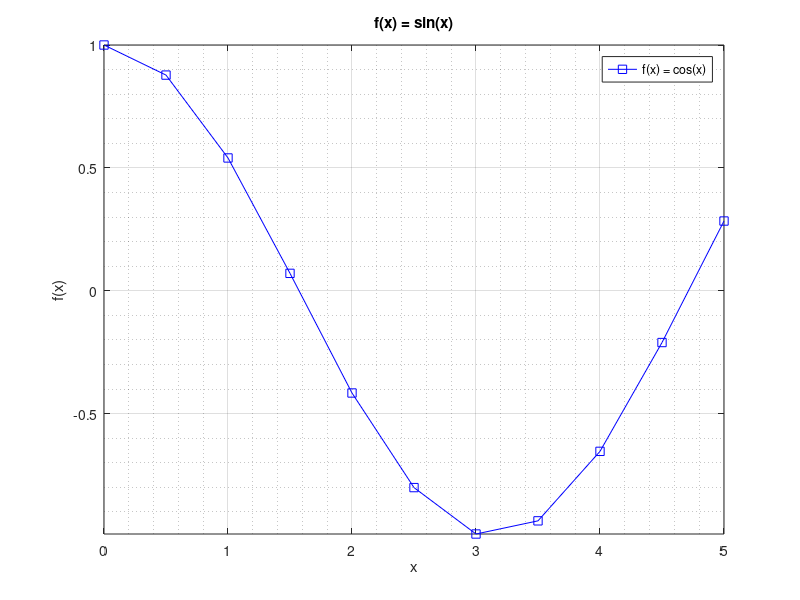

Write MATLAB code to recreate this figure.
clear; close all; clc;
x = [0:0.5:5]
y = cos(x)
plot(x,y,'-sb','DisplayName', 'f(x) = cos(x)');			% Graficar, nombre y color
axis( [min(x) max(x) min(y) max(y)] );					% Límites de grafica
legend('Location','northeast');							% Ubicación leyenda
grid on; grid minor;									% Reja de fondo
title('f(x) = sin(x)'); xlabel('x'); ylabel('f(x)');	% Titulos